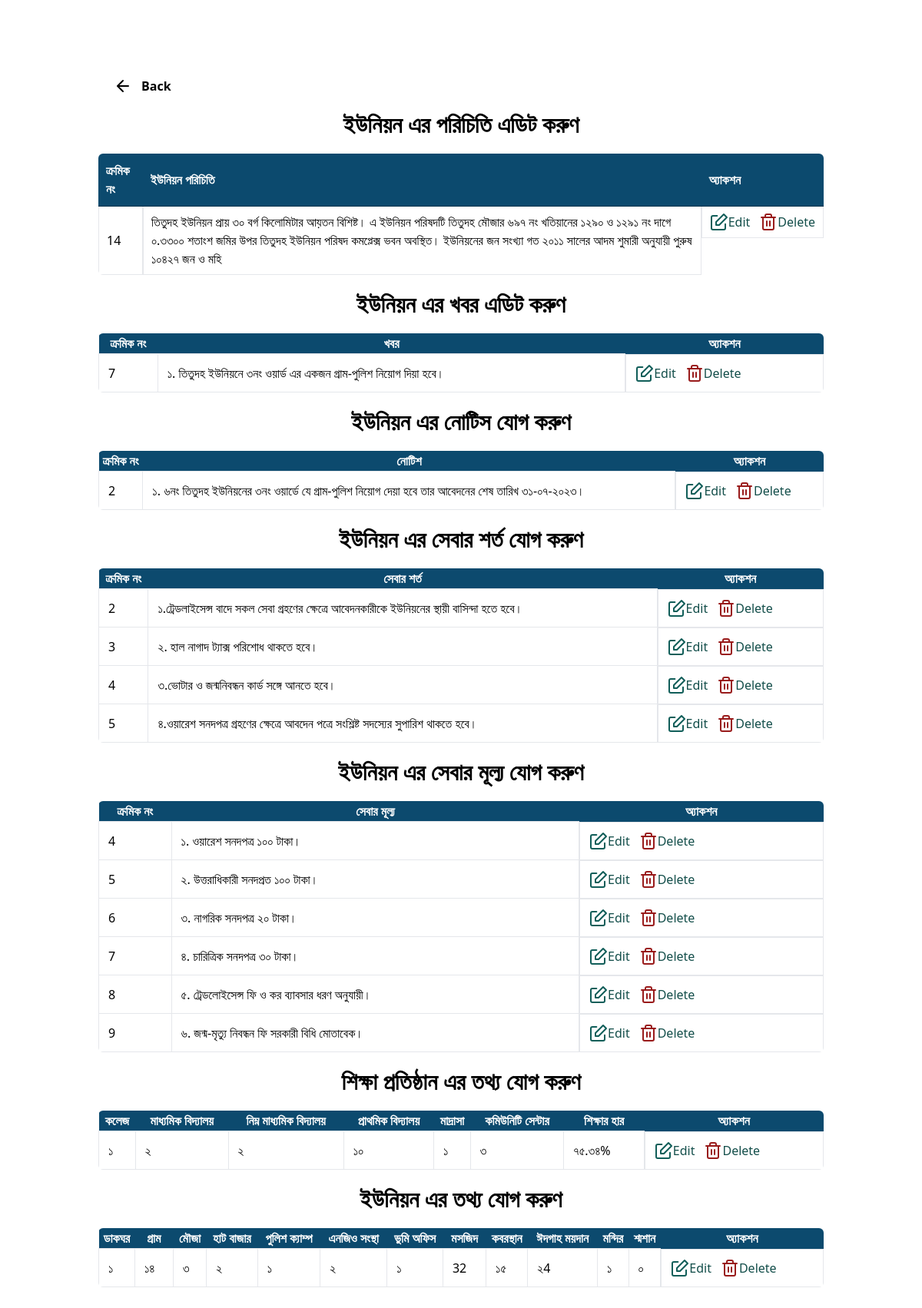
The page /home/edit/homeedit.php (signed in) on the database as committed earlier.
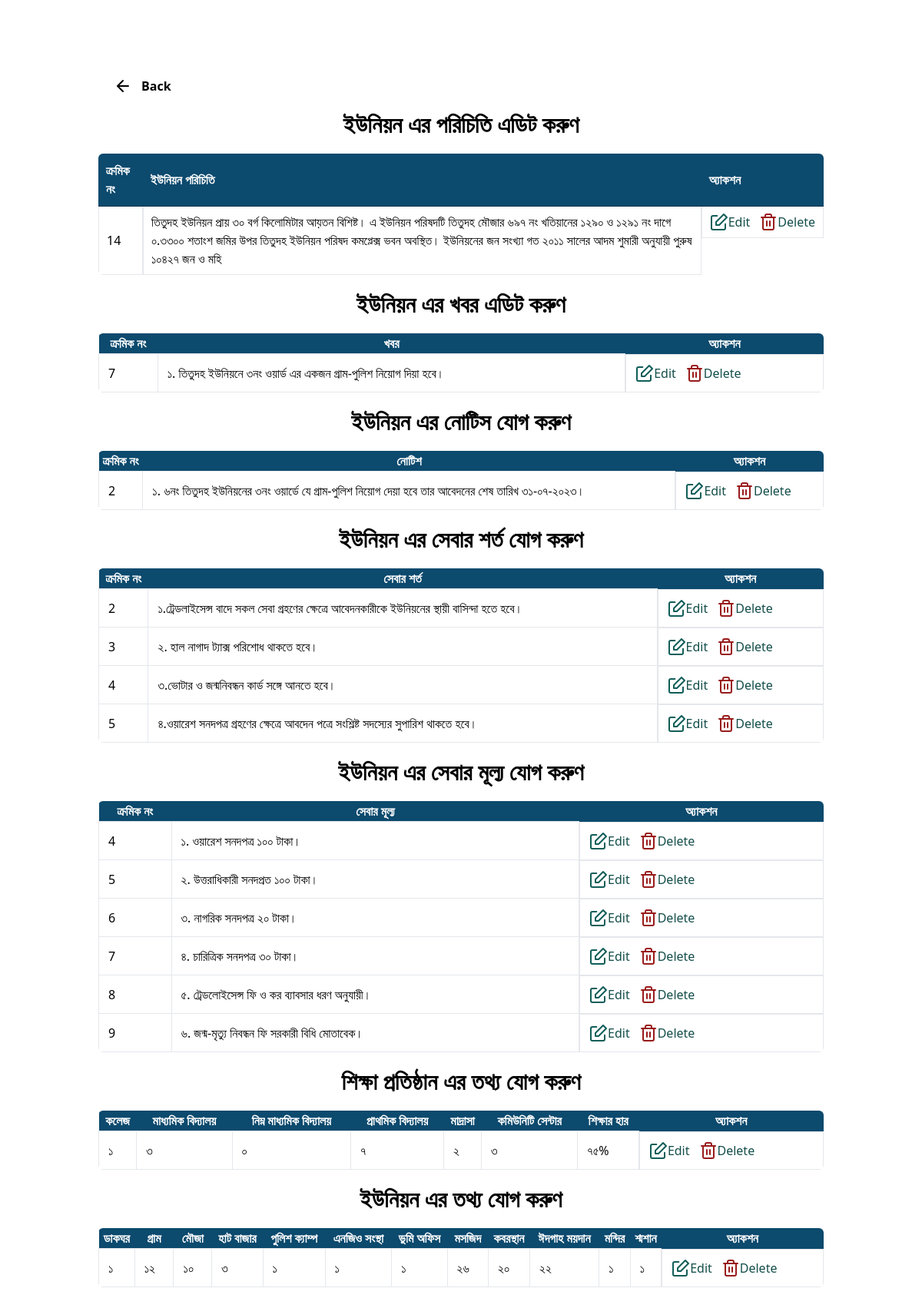
The same page on the database as committed later.
### tables this page shows
CREATE TABLE `shikkha` (
  `id` int(11) NOT NULL,
  `college` varchar(255) NOT NULL,
  `maddhomik` varchar(255) NOT NULL,
  `nimo` varchar(255) NOT NULL,
  `prathomic` varchar(255) NOT NULL,
  `madracha` varchar(255) NOT NULL,
  `community` varchar(255) NOT NULL,
  `shikkharhar` varchar(255) NOT NULL
);

CREATE TABLE `uniondetails` (
  `id` int(11) NOT NULL,
  `dakghor` varchar(255) NOT NULL,
  `gram` varchar(255) NOT NULL,
  `mouja` varchar(255) NOT NULL,
  `hatbazar` varchar(255) NOT NULL,
  `policecamp` varchar(255) NOT NULL,
  `enjio` varchar(255) NOT NULL,
  `vhumi` varchar(255) NOT NULL,
  `mosjid` varchar(255) NOT NULL,
  `koborsthan` varchar(255) NOT NULL,
  `edgah` varchar(255) NOT NULL,
  `mondir` varchar(255) NOT NULL,
  `sosan` varchar(255) NOT NULL
);

### home/edit/homeedit.php (the view, shortened to what the changed rows need)
<!doctype html>
<html>
<head>
    <link rel="stylesheet" href="style.css">
    <link href="https://cdn.datatables.net/1.10.19/css/jquery.dataTables.min.css" rel="stylesheet">
	<link href="https://cdn.datatables.net/responsive/2.2.3/css/responsive.dataTables.min.css" rel="stylesheet">
    <script src="https://cdn.tailwindcss.com"></script>
</head>
<body class="md:px-32 mx-auto  py-20">
    <div class="container mt-5">
    <table id="example" class="display rounded-md overflow-hidden" style="width:100%">
        <thead>
            <tr  class="bg-sky-900 flex flex-col flex-no wrap sm:table-row rounded-l-lg sm:rounded-none mb-2 sm:mb-0 text-white">
                <th>ক্রমিক নং</th>
                <th>ইউনিয়ন পরিচিতি</th>
                <th>অ্যাকশন</th>
            </tr>
        </thead>
        </table>
    </div>
    <div class="container mt-5">
    <table id="example1" class="display rounded-md overflow-hidden" style="width:100%">
        <thead>
            <tr  class="bg-sky-900 flex flex-col flex-no wrap sm:table-row rounded-l-lg sm:rounded-none mb-2 sm:mb-0 text-white py-3">
                <th>ক্রমিক নং</th>
                <th>খবর</th>
                <th>অ্যাকশন</th>
            </tr>
        </thead>
        </table>
    </div>
    <div class="container mt-5">
    <table id="example" class="display rounded-md overflow-hidden" style="width:100%">
        <thead>
            <tr  class="bg-sky-900 flex flex-col flex-no wrap sm:table-row rounded-l-lg sm:rounded-none mb-2 sm:mb-0 text-white">
                <th>ক্রমিক নং</th>
                <th>নোটিশ</th>
                <th>অ্যাকশন</th>
            </tr>
        </thead>
        </table>
    </div>
    <div class="container mt-5">
    <table id="example" class="display rounded-md overflow-hidden" style="width:100%">
        <thead>
            <tr  class="bg-sky-900 flex flex-col flex-no wrap sm:table-row rounded-l-lg sm:rounded-none mb-2 sm:mb-0 text-white">
                <th>ক্রমিক নং</th>
                <th>সেবার শর্ত</th>
                <th>অ্যাকশন</th>
            </tr>
        </thead>
        </table>
    </div>
    <div class="container mt-5">
    <table id="example" class="display rounded-md overflow-hidden" style="width:100%">
        <thead>
            <tr  class="bg-sky-900 flex flex-col flex-no wrap sm:table-row rounded-l-lg sm:rounded-none mb-2 sm:mb-0 text-white">
                <th>ক্রমিক নং</th>
                <th>সেবার মূল্য</th>
                <th>অ্যাকশন</th>
            </tr>
        </thead>
        </table>
    </div>
    <div class="container mt-5">
    <table id="example" class="display rounded-md overflow-hidden" style="width:100%">
        <thead>
            <tr  class="bg-sky-900 flex flex-col flex-no wrap sm:table-row rounded-l-lg sm:rounded-none mb-2 sm:mb-0 text-white">
            <th>কলেজ</th>
          <th>মাধ্যমিক বিদ্যালয়</th>
          <th>নিম্ন মাধ্যমিক বিদ্যালয়</th>
          <th>প্রাথমিক বিদ্যালয়</th>
          <th>মাদ্রাসা</th>
          <th>কমিউনিটি সেন্টার</th>
          <th>শিক্ষার হার</th>
          <th>অ্যাকশন</th>
            </tr>
        </thead>
        <tbody>
        <?php
                    include '../../_dbconnect.php';
                    $query = "SELECT * FROM `shikkha`";
                    $poriciti = mysqli_query($con, $query);
                    while ($row = mysqli_fetch_assoc($poriciti)) {
                        $id=$row['id'];
                    ?>
                <tr class="flex flex-col flex-no wrap sm:table-row mb-2 sm:mb-0">
                <td class='border-grey-light border  p-3'><?= $row['college'] ?></td>
                    <td class='border-grey-light border  p-3'><?= $row['maddhomik'] ?></td>
                    <td class='border-grey-light border  p-3'><?= $row['nimo'] ?></td>
                    <td class='border-grey-light border  p-3'><?= $row['prathomic'] ?></td>
                    <td class='border-grey-light border  p-3'><?= $row['madracha'] ?></td>
                    <td class='border-grey-light border  p-3'><?= $row['community'] ?></td>
                    <td class='border-grey-light border  p-3'><?= $row['shikkharhar'] ?></td>
                    <td class="border-grey-light border  p-3  cursor-pointer flex  gap-3 items-center">
                <a class="flex items-center text-teal-900 hover:font-medium" href="shikkhaedit.php?id=<?php echo $id; ?>">
                    Edit
                </a>
                <a class="flex items-center text-teal-900 hover:font-medium" href="../delete/shikkhadelete.php?id=<?php echo $id; ?>">
                    Delete
                </a>
            </td>
                </tr>
            <?php
                    }
            ?>
        </tbody></table>
    </div>
    <div class="container mt-5">
    <table id="example" class="display rounded-md overflow-hidden" style="width:100%">
        <thead>
            <tr  class="bg-sky-900 flex flex-col flex-no wrap sm:table-row rounded-l-lg sm:rounded-none mb-2 sm:mb-0 text-white">
        <th>ডাকঘর</th>
          <th>গ্রাম</th>
          <th>মৌজা</th>
          <th>হাট বাজার</th>
          <th>পুলিশ ক্যাম্প</th>
          <th>এনজিও সংস্থা</th>
          <th>ভুমি অফিস</th>
          <th>মসজিদ</th>
          <th>কবরস্থান</th>
          <th>ঈদগাহ ময়দান</th>
          <th>মন্দির</th>
          <th>শ্মশান</th>
          <th>অ্যাকশন</th>
            </tr>
        </thead>
        <tbody>
        <?php
                    include '../../_dbconnect.php';
                    $query = "SELECT * FROM `uniondetails`";
                    $poriciti = mysqli_query($con, $query);
                    while ($row = mysqli_fetch_assoc($poriciti)) {
                        $id=$row['id'];
                    ?>
                <tr class="flex flex-col flex-no wrap sm:table-row mb-2 sm:mb-0">
                <td class='border-grey-light border  p-3'><?= $row['dakghor'] ?></td>
                    <td class='border-grey-light border  p-3'><?= $row['gram'] ?></td>
                    <td class='border-grey-light border  p-3'><?= $row['mouja'] ?></td>
                    <td class='border-grey-light border  p-3'><?= $row['hatbazar'] ?></td>
                    <td class='border-grey-light border  p-3'><?= $row['policecamp'] ?></td>
                    <td class='border-grey-light border  p-3'><?= $row['enjio'] ?></td>
                    <td class='border-grey-light border  p-3'><?= $row['vhumi'] ?></td>
                    <td class='border-grey-light border  p-3'><?= $row['mosjid'] ?></td>
                    <td class='border-grey-light border  p-3'><?= $row['koborsthan'] ?></td>
                    <td class='border-grey-light border  p-3'><?= $row['edgah'] ?></td>
                    <td class='border-grey-light border  p-3'><?= $row['mondir'] ?></td>
                    <td class='border-grey-light border  p-3'><?= $row['sosan'] ?></td>
                    <td class="border-grey-light border  p-3  cursor-pointer flex  gap-3 items-center">
                <a class="flex items-center text-teal-900 hover:font-medium" href="uniondetailsedit.php?id=<?php echo $id; ?>">
                    Edit
                </a>
                <a class="flex items-center text-teal-900 hover:font-medium" href="../delete/uniondetailsdelete.php?id=<?php echo $id; ?>">
                    Delete
                </a>
            </td>
                </tr>
            <?php
                    }
            ?>
        </tbody></table>
    </div>
</body>
</html>

Rows that differ between the two databases and show on the page:
changed shikkha: maddhomik "২" → "৩"; nimo "২" → "০"; prathomic "১০" → "৭"; madracha "১" → "২"; shikkharhar "৭৫.৩৪%" → "৭৫%"
changed uniondetails: gram "১৪" → "১২"; mouja "৩" → "১০"; hatbazar "২" → "৩"; enjio "২" → "১"; mosjid "32" → "২৬"; koborsthan "১৫" → "২০"; edgah "২4" → "২২"; sosan "০" → "১"
